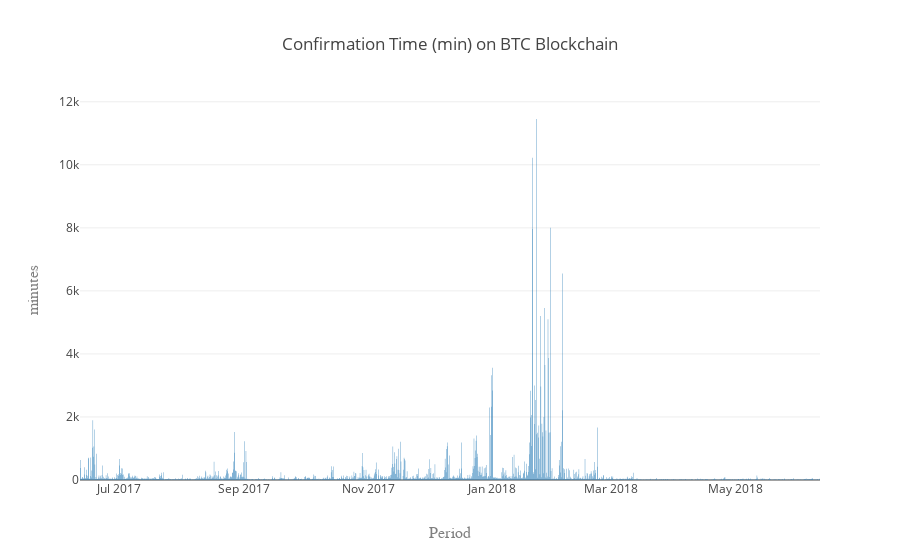

The notebook cell saved with this chart:
### Code cell
### Plot Confirmation Data
trace1 = go.Bar(
    x = confirmation_data['DateTime'],
    y = confirmation_data['y'],
    name = 'Arb'
)
layout = go.Layout(
    title='Confirmation Time (min) on BTC Blockchain',
    xaxis=dict(
        title='Period',
        titlefont=dict(
            family='Courier New, monospace',
            size=16,
            color='#7f7f7f'
        )
    ),
    yaxis=dict(
        title='minutes',
        titlefont=dict(
            family='Courier New, monospace',
            size=16,
            color='#7f7f7f'
        )
    )
)
data = [trace1]
fig1 = go.Figure(data=data, layout=layout)
py.iplot(fig1,filename='bar-mode')

### Figure 1 — Plotly figure (JSON) as saved in the notebook; plotly's stock layout.template omitted (floating-point values rounded to 4 significant figures; data arrays with more than 128 entries replaced by an {"elided": "..."} marker saying what was removed)
{"data": [{"name": "Arb", "type": "bar", "x": {"elided": "1460 str values"}, "y": {"elided": "1460 float values"}}], "layout": {"title": "Confirmation Time (min) on BTC Blockchain", "xaxis": {"title": "Period", "titlefont": {"color": "#7f7f7f", "family": "Courier New, monospace", "size": 16}}, "yaxis": {"title": "minutes", "titlefont": {"color": "#7f7f7f", "family": "Courier New, monospace", "size": 16}}}}
